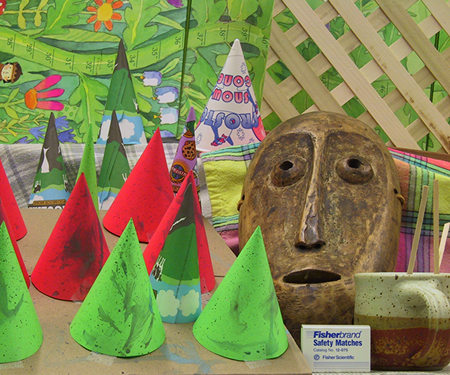
#> input picture data/stereo/im2.png, 450 x 375 px, found by its file name
$ python StereoDepthEstimation.py
#> lines starting #> are read from the running program, lines starting #| are printed output that depends on the picture
import cv2
import matplotlib.pyplot as plt
import numpy as np


## rectify image ##


## computing disparty ##
## TODO: left to right and right to left, correcting bad effects
def estimateDepth_stereo(im_0, im_1,intens_steps=50, startOffset=4, gaus_sigma=1.5, gaus_ksize =11):

    # offset and steps
    start = startOffset
    steps = intens_steps # control the accuracy of depth

    # NCC width
    sig = gaus_sigma  # control blur of image
    wid = gaus_ksize   # blur and hole

    img_left = im_0
    img_right = im_1

    # Gaussian filter
    u_left = cv2.mean(img_left)[0]
    u_right = cv2.mean(img_right)[0]

    norm_left = img_left - u_left
    norm_right = img_right - u_right

    # save disparty for each steps
    H, W = np.shape(img_left)
    dmaps = np.zeros((H,W,steps))

    # iterate different disparty in steps
    for displ in range(steps):
        # roll img along x-axis
        norm_left_shifted = np.roll(norm_left, -(displ + start))
        ksize = (wid,wid)
        s = cv2.GaussianBlur(norm_left_shifted*norm_right, ksize, sigmaX=sig, sigmaY=sig)
        s_left = cv2.GaussianBlur(norm_left_shifted*norm_left_shifted, ksize, sigmaX=sig, sigmaY=sig)
        s_right = cv2.GaussianBlur(norm_right*norm_right, ksize, sigmaX=sig, sigmaY=sig)
        dmaps[:,:,displ] = s/np.sqrt(s_left*s_right)

    depth_img = np.argmax(dmaps, axis=2)

    return depth_img

#################################### test part ####################################

# load one frame from each video
img_left = cv2.imread("data\stereo\im2.png", cv2.IMREAD_GRAYSCALE)
#> img_left: shape (375, 450); min 0, max 235, mean 125
img_right = cv2.imread("data\stereo\im6.png", cv2.IMREAD_GRAYSCALE)
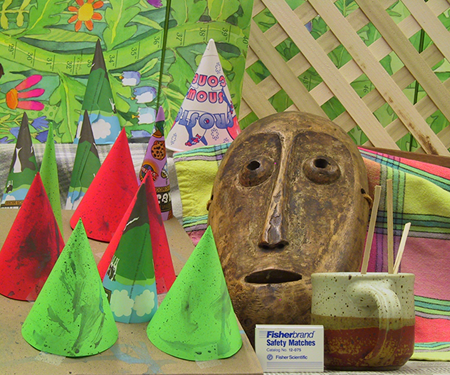
#> input picture data/stereo/im6.png, 450 x 375 px, found by its file name
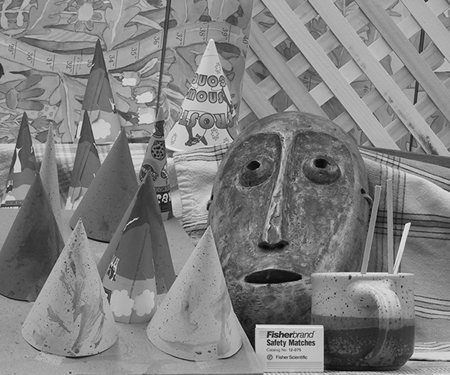
#> img_right: shape (375, 450); min 0, max 243, mean 128.4
depth_img = estimateDepth_stereo(im_0=img_left,im_1=img_right)
#> in estimateDepth_stereo, `u_left = cv2.mean(img_left)[0]`: u_left = 125
#> in estimateDepth_stereo, `u_right = cv2.mean(img_right)[0]`: u_right = 128.4
#> the loop in estimateDepth_stereo, `for displ in range(steps):` made 50 passes
#> pass 1, in estimateDepth_stereo, `norm_left_shifted = np.roll(norm_left, -(displ + start))`:
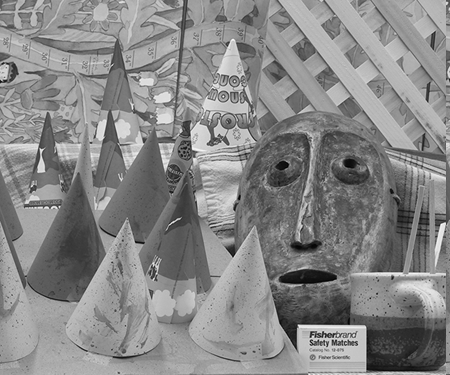
#> norm_left_shifted: shape (375, 450) float64; min -125, max 110, mean 0; drawn with min black and max white
#> pass 1, in estimateDepth_stereo, `s = cv2.GaussianBlur(norm_left_shifted*norm_right, ksize, sigmaX=sig, ..`:
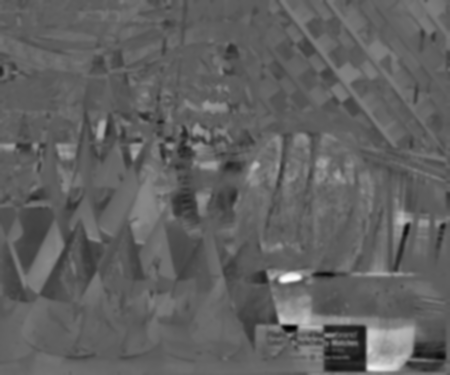
#> s: shape (375, 450) float64; min -6429, max 11162.6, mean 296.7; drawn with min black and max white
#> pass 1, in estimateDepth_stereo, `s_left = cv2.GaussianBlur(norm_left_shifted*norm_left_shifted, ksize, ..`:
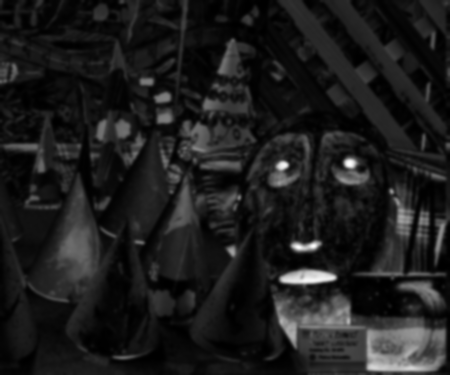
#> s_left: shape (375, 450) float64; min 5.55, max 12450.3, mean 1440.6; drawn with min black and max white
#> pass 1, in estimateDepth_stereo, `s_right = cv2.GaussianBlur(norm_right*norm_right, ksize, sigmaX=sig, s..`:
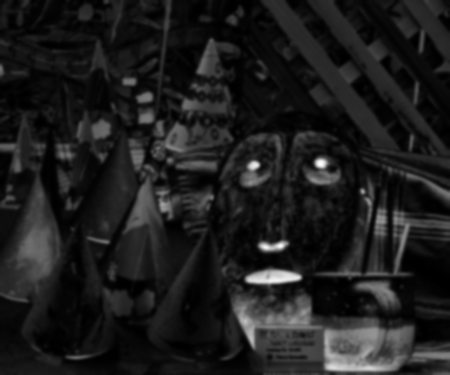
#> s_right: shape (375, 450) float64; min 5.19, max 12919.7, mean 1516.3; drawn with min black and max white
#> in estimateDepth_stereo, `depth_img = np.argmax(dmaps, axis=2)`:
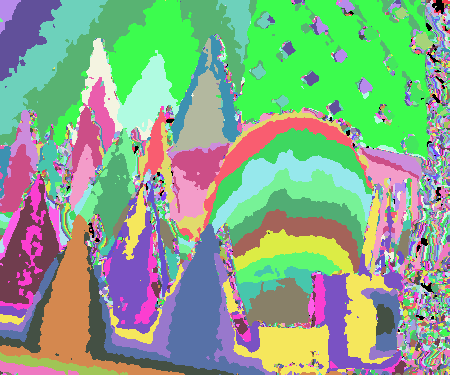
#> depth_img: shape (375, 450) int64; 50 distinct labels, from 0 to 49; one colour per label, 0 black
fig, _ = plt.subplots(nrows=1, ncols=3, figsize=(16,4))
fig.axes[0].set_title("left")
fig.axes[0].imshow(img_left)
fig.axes[1].set_title("right")
fig.axes[1].imshow(img_right)
fig.axes[2].set_title("depth_img")
fig.axes[2].imshow(depth_img)
plt.show()
print("end")
